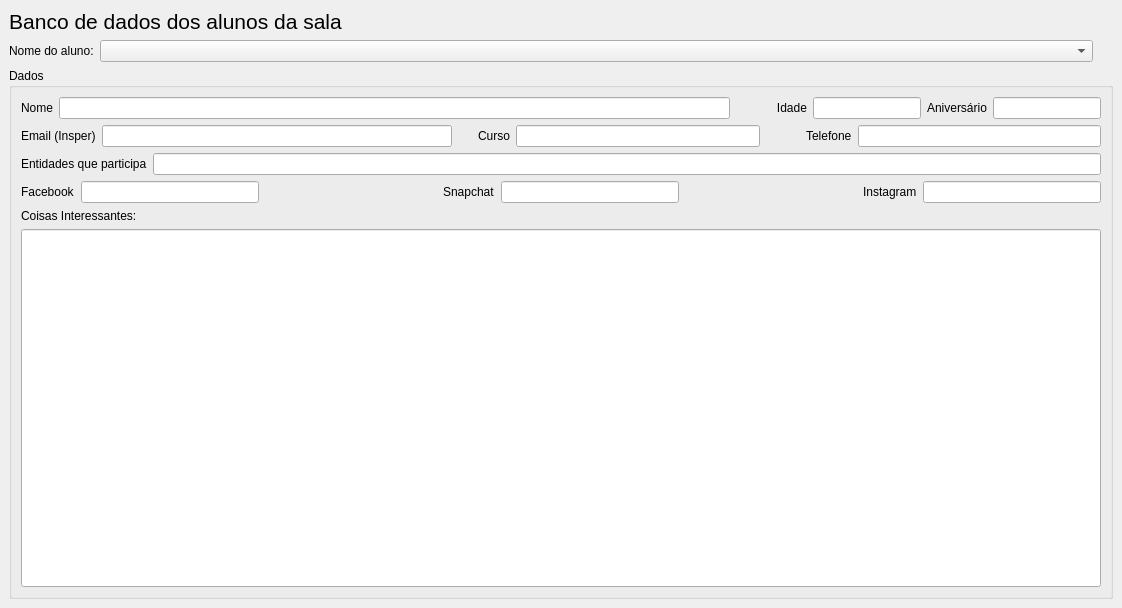
<?xml version="1.0" encoding="UTF-8"?>
<ui version="4.0">
 <class>MainWindow</class>
 <widget class="QMainWindow" name="MainWindow">
  <property name="geometry">
   <rect>
    <x>0</x>
    <y>0</y>
    <width>1122</width>
    <height>608</height>
   </rect>
  </property>
  <property name="windowTitle">
   <string>MainWindow</string>
  </property>
  <widget class="QWidget" name="centralwidget">
   <layout class="QHBoxLayout" name="horizontalLayout_4">
    <item>
     <layout class="QVBoxLayout" name="verticalLayout_2">
      <item>
       <widget class="QLabel" name="label">
        <property name="sizePolicy">
         <sizepolicy hsizetype="Maximum" vsizetype="Maximum">
          <horstretch>0</horstretch>
          <verstretch>0</verstretch>
         </sizepolicy>
        </property>
        <property name="font">
         <font>
          <pointsize>16</pointsize>
         </font>
        </property>
        <property name="layoutDirection">
         <enum>Qt::LeftToRight</enum>
        </property>
        <property name="autoFillBackground">
         <bool>false</bool>
        </property>
        <property name="frameShape">
         <enum>QFrame::NoFrame</enum>
        </property>
        <property name="text">
         <string>Banco de dados dos alunos da sala</string>
        </property>
        <property name="alignment">
         <set>Qt::AlignCenter</set>
        </property>
       </widget>
      </item>
      <item>
       <layout class="QHBoxLayout" name="horizontalLayout_3">
        <item>
         <widget class="QLabel" name="label_2">
          <property name="sizePolicy">
           <sizepolicy hsizetype="Fixed" vsizetype="Fixed">
            <horstretch>31</horstretch>
            <verstretch>13</verstretch>
           </sizepolicy>
          </property>
          <property name="text">
           <string>Nome do aluno:</string>
          </property>
         </widget>
        </item>
        <item>
         <widget class="QComboBox" name="comboBox"/>
        </item>
        <item>
         <spacer name="horizontalSpacer">
          <property name="orientation">
           <enum>Qt::Horizontal</enum>
          </property>
          <property name="sizeType">
           <enum>QSizePolicy::Minimum</enum>
          </property>
          <property name="sizeHint" stdset="0">
           <size>
            <width>20</width>
            <height>20</height>
           </size>
          </property>
         </spacer>
        </item>
       </layout>
      </item>
      <item>
       <widget class="QGroupBox" name="groupBox">
        <property name="sizePolicy">
         <sizepolicy hsizetype="Expanding" vsizetype="Expanding">
          <horstretch>0</horstretch>
          <verstretch>0</verstretch>
         </sizepolicy>
        </property>
        <property name="title">
         <string>Dados</string>
        </property>
        <layout class="QVBoxLayout" name="verticalLayout_6">
         <item>
          <layout class="QVBoxLayout" name="verticalLayout_5">
           <item>
            <layout class="QHBoxLayout" name="horizontalLayout_13">
             <item>
              <widget class="QLabel" name="label_3">
               <property name="text">
                <string>Nome</string>
               </property>
              </widget>
             </item>
             <item>
              <widget class="QLineEdit" name="lineEdit">
               <property name="readOnly">
                <bool>true</bool>
               </property>
              </widget>
             </item>
             <item>
              <spacer name="horizontalSpacer_7">
               <property name="orientation">
                <enum>Qt::Horizontal</enum>
               </property>
               <property name="sizeType">
                <enum>QSizePolicy::Minimum</enum>
               </property>
               <property name="sizeHint" stdset="0">
                <size>
                 <width>40</width>
                 <height>20</height>
                </size>
               </property>
              </spacer>
             </item>
             <item>
              <widget class="QLabel" name="label_4">
               <property name="text">
                <string>Idade</string>
               </property>
               <property name="alignment">
                <set>Qt::AlignRight|Qt::AlignTrailing|Qt::AlignVCenter</set>
               </property>
              </widget>
             </item>
             <item>
              <widget class="QLineEdit" name="lineEdit_2">
               <property name="sizePolicy">
                <sizepolicy hsizetype="Maximum" vsizetype="Fixed">
                 <horstretch>0</horstretch>
                 <verstretch>0</verstretch>
                </sizepolicy>
               </property>
               <property name="minimumSize">
                <size>
                 <width>5</width>
                 <height>20</height>
                </size>
               </property>
               <property name="readOnly">
                <bool>true</bool>
               </property>
              </widget>
             </item>
             <item>
              <widget class="QLabel" name="label_5">
               <property name="text">
                <string>Aniversário</string>
               </property>
              </widget>
             </item>
             <item>
              <widget class="QLineEdit" name="lineEdit_3">
               <property name="sizePolicy">
                <sizepolicy hsizetype="Minimum" vsizetype="Fixed">
                 <horstretch>0</horstretch>
                 <verstretch>0</verstretch>
                </sizepolicy>
               </property>
               <property name="readOnly">
                <bool>true</bool>
               </property>
              </widget>
             </item>
            </layout>
           </item>
           <item>
            <layout class="QHBoxLayout" name="horizontalLayout_6">
             <property name="spacing">
              <number>6</number>
             </property>
             <property name="sizeConstraint">
              <enum>QLayout::SetDefaultConstraint</enum>
             </property>
             <property name="leftMargin">
              <number>0</number>
             </property>
             <property name="rightMargin">
              <number>0</number>
             </property>
             <item>
              <widget class="QLabel" name="label_7">
               <property name="text">
                <string>Email (Insper)</string>
               </property>
              </widget>
             </item>
             <item>
              <widget class="QLineEdit" name="lineEdit_7">
               <property name="sizePolicy">
                <sizepolicy hsizetype="Maximum" vsizetype="Fixed">
                 <horstretch>0</horstretch>
                 <verstretch>0</verstretch>
                </sizepolicy>
               </property>
               <property name="minimumSize">
                <size>
                 <width>350</width>
                 <height>20</height>
                </size>
               </property>
               <property name="readOnly">
                <bool>true</bool>
               </property>
              </widget>
             </item>
             <item>
              <spacer name="horizontalSpacer_3">
               <property name="orientation">
                <enum>Qt::Horizontal</enum>
               </property>
               <property name="sizeType">
                <enum>QSizePolicy::Minimum</enum>
               </property>
               <property name="sizeHint" stdset="0">
                <size>
                 <width>20</width>
                 <height>20</height>
                </size>
               </property>
              </spacer>
             </item>
             <item>
              <widget class="QLabel" name="label_6">
               <property name="sizePolicy">
                <sizepolicy hsizetype="Maximum" vsizetype="Minimum">
                 <horstretch>0</horstretch>
                 <verstretch>0</verstretch>
                </sizepolicy>
               </property>
               <property name="layoutDirection">
                <enum>Qt::LeftToRight</enum>
               </property>
               <property name="text">
                <string>Curso</string>
               </property>
              </widget>
             </item>
             <item>
              <widget class="QLineEdit" name="lineEdit_4">
               <property name="readOnly">
                <bool>true</bool>
               </property>
              </widget>
             </item>
             <item>
              <spacer name="horizontalSpacer_4">
               <property name="orientation">
                <enum>Qt::Horizontal</enum>
               </property>
               <property name="sizeType">
                <enum>QSizePolicy::Preferred</enum>
               </property>
               <property name="sizeHint" stdset="0">
                <size>
                 <width>40</width>
                 <height>20</height>
                </size>
               </property>
              </spacer>
             </item>
             <item>
              <widget class="QLabel" name="label_12">
               <property name="text">
                <string>Telefone</string>
               </property>
              </widget>
             </item>
             <item>
              <widget class="QLineEdit" name="lineEdit_10">
               <property name="readOnly">
                <bool>true</bool>
               </property>
              </widget>
             </item>
            </layout>
           </item>
           <item>
            <layout class="QHBoxLayout" name="horizontalLayout_9">
             <item>
              <widget class="QLabel" name="label_9">
               <property name="text">
                <string>Entidades que participa</string>
               </property>
              </widget>
             </item>
             <item>
              <widget class="QLineEdit" name="lineEdit_5">
               <property name="readOnly">
                <bool>true</bool>
               </property>
              </widget>
             </item>
            </layout>
           </item>
           <item>
            <layout class="QHBoxLayout" name="horizontalLayout_8">
             <item>
              <widget class="QLabel" name="label_8">
               <property name="text">
                <string>Facebook</string>
               </property>
              </widget>
             </item>
             <item>
              <widget class="QLineEdit" name="lineEdit_6">
               <property name="readOnly">
                <bool>true</bool>
               </property>
              </widget>
             </item>
             <item>
              <spacer name="horizontalSpacer_5">
               <property name="orientation">
                <enum>Qt::Horizontal</enum>
               </property>
               <property name="sizeHint" stdset="0">
                <size>
                 <width>40</width>
                 <height>20</height>
                </size>
               </property>
              </spacer>
             </item>
             <item>
              <widget class="QLabel" name="label_10">
               <property name="text">
                <string>Snapchat</string>
               </property>
              </widget>
             </item>
             <item>
              <widget class="QLineEdit" name="lineEdit_8">
               <property name="readOnly">
                <bool>true</bool>
               </property>
              </widget>
             </item>
             <item>
              <spacer name="horizontalSpacer_6">
               <property name="orientation">
                <enum>Qt::Horizontal</enum>
               </property>
               <property name="sizeHint" stdset="0">
                <size>
                 <width>40</width>
                 <height>20</height>
                </size>
               </property>
              </spacer>
             </item>
             <item>
              <widget class="QLabel" name="label_11">
               <property name="text">
                <string>Instagram</string>
               </property>
              </widget>
             </item>
             <item>
              <widget class="QLineEdit" name="lineEdit_9">
               <property name="readOnly">
                <bool>true</bool>
               </property>
              </widget>
             </item>
            </layout>
           </item>
          </layout>
         </item>
         <item>
          <widget class="QLabel" name="label_13">
           <property name="text">
            <string>Coisas Interessantes:</string>
           </property>
          </widget>
         </item>
         <item>
          <widget class="QLineEdit" name="lineEdit_11">
           <property name="sizePolicy">
            <sizepolicy hsizetype="Expanding" vsizetype="Expanding">
             <horstretch>0</horstretch>
             <verstretch>0</verstretch>
            </sizepolicy>
           </property>
           <property name="readOnly">
            <bool>true</bool>
           </property>
          </widget>
         </item>
        </layout>
       </widget>
      </item>
     </layout>
    </item>
   </layout>
  </widget>
 </widget>
 <resources/>
 <connections/>
</ui>
